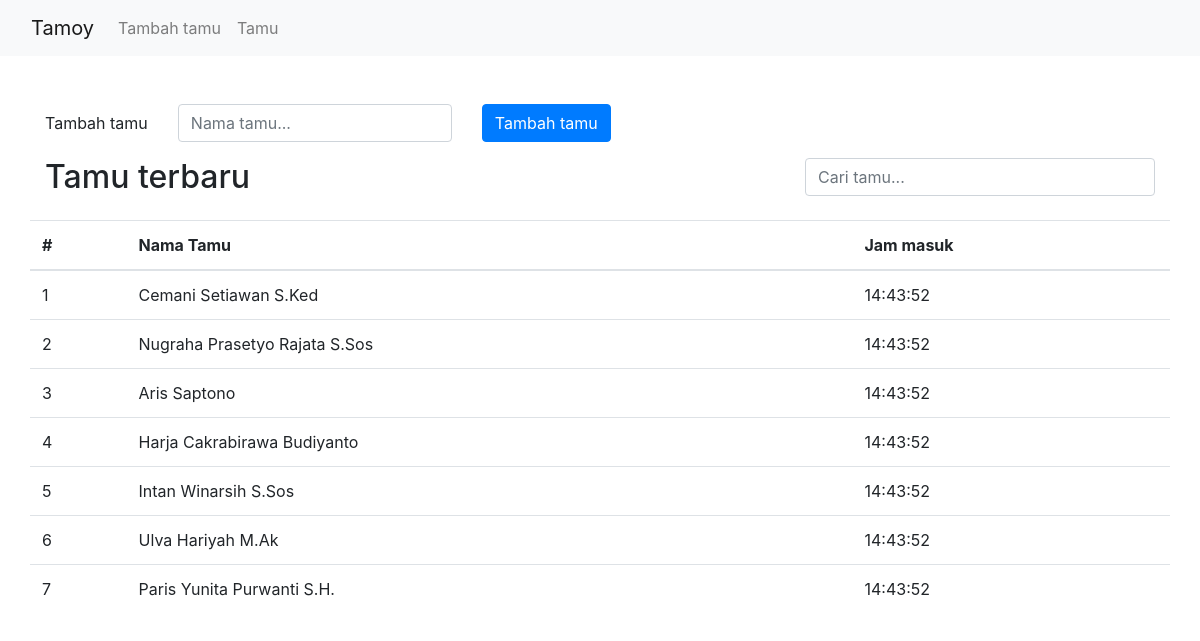
/tambahTamu.php, run on the app's committed database.
### tables this page shows
CREATE TABLE `tamu` (
  `id_tamu` int(10) UNSIGNED ZEROFILL NOT NULL,
  `nama_tamu` varchar(100) DEFAULT NULL,
  `waktu` enum('pagi','siang','sore','malam') NOT NULL,
  `tanggal_masuk` timestamp NOT NULL DEFAULT current_timestamp()
);

### classes/Conn.class.php (called while the page is built)
<?php
class Conn{
    private $host = "localhost";
    private $user = "root";
    private $pass = "";
    private $dbName = "kl_crud";
    protected function connect(){
        $dsn = 'mysql:host=' . $this->host . ';dbname=' . $this->dbName;
        $pdo = new PDO($dsn, $this->user, $this->pass);
        $pdo->setAttribute(PDO::ATTR_DEFAULT_FETCH_MODE, PDO::FETCH_ASSOC);
        return $pdo;
    }
}

### classes/Test.class.php (the view, shortened to what this page needs)
<?php
class Test extends Conn{
            ?>
            <?php
    public function getUsersStmtView($batas=7){
        $sql = "SELECT * FROM tamu ORDER BY id_tamu DESC LIMIT :batasMuncul";
        $stmt = $this->connect()->prepare($sql);
        $stmt->bindValue(":batasMuncul", intval($batas), PDO::PARAM_INT);
        $stmt->execute();
        if (!$stmt->execute()) {
            print_r($stmt->errorInfo());
        }
        $paraTamu = $stmt->fetchAll();
        $i = 1;
        foreach ($paraTamu as $row) {
            ?>
            <tr>
                <td><?= $i?></td>
                <td><?= $row['nama_tamu']?></td>
                <td><?php echo date("H:i:s", strtotime($row['tanggal_masuk'])); ?></td>
            </tr>
            <?php
        $i++;
        }
    }
}

### templates/header.php (shortened to what this page needs)
<!DOCTYPE html>
<html lang="en">
<head>
    <link rel="stylesheet" href="./vendor/twbs/bootstrap/dist/css/bootstrap.css">
</head>
<body>

### templates/navbar.php (shortened to what this page needs)
<nav class="navbar navbar-expand-lg navbar-light bg-light">
  <div class="container-fluid">
    <a class="navbar-brand" href="index.php">Tamoy</a>
    <div class="collapse navbar-collapse" id="navbarSupportedContent">
      <ul class="navbar-nav me-auto mb-2 mb-lg-0">
        <li class="nav-item">
          <a class="nav-link" href="tambahTamu.php">Tambah tamu</a>
        </li>
        <li class="nav-item">
          <a class="nav-link" href="tamu.php">Tamu</a>
        </li>
      </ul>
    </div>
  </div>
</nav>

### tambahTamu.php (shortened to what this page needs)
<?php
  include "./templates/header.php";
  include "./templates/navbar.php";
?>
<div class="container mt-5">
  <form action="" method="post">
    <div class="row g-3 align-items-center">
      <div class="col-auto">
        <label for="inputPassword6" class="col-form-label">Tambah tamu</label>
      </div>
      <div class="col-auto">
        <input type="text" id="namaTamu" class="form-control" required maxlength="100" minlength="3" placeholder="Nama tamu..." required>
      </div>
      <div class="col-auto">
        <input type="button" value="Tambah tamu" id="tambahTamu" class="btn btn-primary">
      </div>
    </div>
  </form>
  <div class="row mt-3">
    <div class="col-8">
        <h2>Tamu terbaru</h2>
    </div>
    <div class="col-4">
        <form action="" method="post">
            <input type="text" id="inputName" class="form-control" required maxlength="100" minlength="3" placeholder="Cari tamu..." oninput="filterData()">
        </form>
    </div>
  </div>
  <div class="row mt-3">
        <table class="table" id="tabelTamu">
            <thead>
                <tr>
                    <th scope="col">#</th>
                    <th scope="col">Nama Tamu</th>
                    <th scope="col">Jam masuk</th>
                </tr>
            </thead>
            <tbody>
                <?php
                    $testObj = new Test();
                    $testObj->getUsersStmtView();
                ?>
            </tbody>
        </table>
    </div>
</div>
<?php
  include "./templates/footer.php";
?>

### templates/footer.php
</body>
</html>

### data on the page
tamu: nama_tamu "Cemani Setiawan S.Ked", tanggal_masuk "14:43:52"
tamu: nama_tamu "Nugraha Prasetyo Rajata S.Sos", tanggal_masuk "14:43:52"
tamu: nama_tamu "Aris Saptono", tanggal_masuk "14:43:52"
tamu: nama_tamu "Harja Cakrabirawa Budiyanto", tanggal_masuk "14:43:52"
tamu: nama_tamu "Intan Winarsih S.Sos", tanggal_masuk "14:43:52"
tamu: nama_tamu "Ulva Hariyah M.Ak", tanggal_masuk "14:43:52"
tamu: nama_tamu "Paris Yunita Purwanti S.H.", tanggal_masuk "14:43:52"
